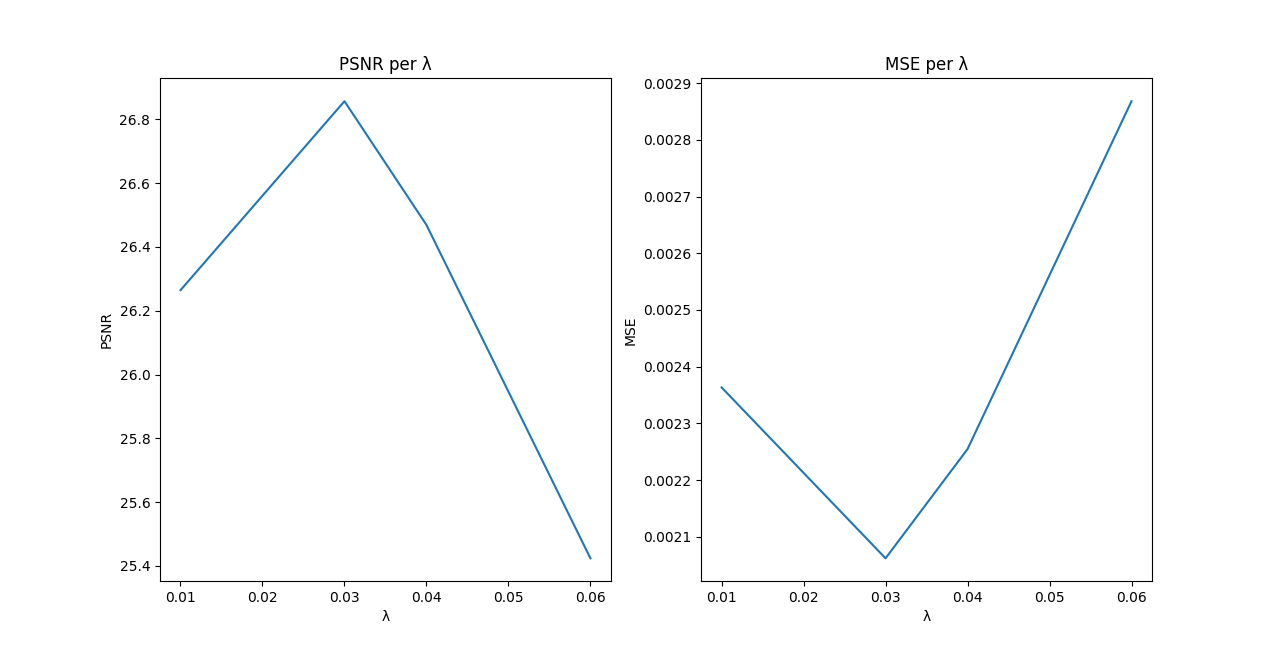

Source code (Python):
import cv2 as cv
import numpy as np
import matplotlib.pyplot as plt
from skimage import data, metrics
from scipy import signal
from numpy import fft
from utils import psf_fft, A, AT, gaussian_kernel

# Immagine in floating point con valori tra 0 e 1
X = data.camera() / 255
m, n = X.shape

# Genera il filtro di blur
k = gaussian_kernel(24, 3)
plt.imshow(k)
plt.show()

# Blur with openCV
X_blurred = cv.filter2D(X, -1, k)
plt.subplot(121).imshow(X, cmap='gray', vmin=0, vmax=1)
plt.title('Original')
plt.xticks([]), plt.yticks([])
plt.subplot(122).imshow(X_blurred, cmap='gray', vmin=0, vmax=1)
plt.title('Blurred with OpenCV')
plt.xticks([]), plt.yticks([])
plt.show()

# Blur with FFT
K = psf_fft(k, 24, X.shape)
plt.imshow(np.abs(K))
plt.show()

X_blurred = A(X, K)

# show X_blurred
plt.subplot(121).imshow(X, cmap='gray', vmin=0, vmax=1)
plt.title('Original')
plt.xticks([]), plt.yticks([])
plt.subplot(122).imshow(X_blurred, cmap='gray', vmin=0, vmax=1)
plt.title('Blurred with FFT')
plt.xticks([]), plt.yticks([])
plt.show()

# Genera il rumore
sigma = 0.02
np.random.seed(42)
noise = np.random.normal(size=X.shape) * sigma

# Aggiungi blur e rumore
y = X_blurred + noise
PSNR = metrics.peak_signal_noise_ratio(X, y)
ATy = AT(y, K)

# Visualizziamo i risultati
plt.figure(figsize=(30, 10))
plt.subplot(121).imshow(X, cmap='gray', vmin=0, vmax=1)
plt.title('Original')
plt.xticks([]), plt.yticks([])
plt.subplot(122).imshow(y, cmap='gray', vmin=0, vmax=1)
plt.title(f'Corrupted (PSNR: {PSNR:.2f})')
plt.xticks([]), plt.yticks([])
plt.show()

# Soluzione naive
from scipy.optimize import minimize

# Funzione da minimizzare
def f(x):
    x = x.reshape((m, n))
    Ax = A(x, K)
    return 0.5 * np.sum(np.square(Ax - y))

# Gradiente della funzione da minimizzare
def df(x):
    x = x.reshape((m, n))
    ATAx = AT(A(x,K),K)
    d = ATAx - ATy
    return d.reshape(m * n)

# Minimizzazione della funzione
x0 = y.reshape(m*n)
max_iter = 25
res = minimize(f, x0, method='CG', jac=df, options={'maxiter':max_iter, 'return_all':True})

# Per ogni iterazione calcola il PSNR rispetto all'originale
PSNR = np.zeros(max_iter + 1)
for k, x_k in enumerate(res.allvecs):
    PSNR[k] = metrics.peak_signal_noise_ratio(X, x_k.reshape(X.shape))

# Risultato della minimizzazione
X_res = res.x.reshape((m, n))

# PSNR dell'immagine corrotta rispetto all'oginale
starting_PSNR = np.full(PSNR.shape[0], metrics.peak_signal_noise_ratio(X, y))

# Visualizziamo i risultati
ax2 = plt.subplot(1, 2, 1)
ax2.plot(PSNR, label="Soluzione naive")
ax2.plot(starting_PSNR, label="Immagine corrotta")
plt.legend()
plt.title('PSNR per iterazione')
plt.ylabel("PSNR")
plt.xlabel('itr')
plt.subplot(1, 2,2).imshow(X_res, cmap='gray', vmin=0, vmax=1)
plt.title('Immagine Ricostruita')
plt.xticks([]), plt.yticks([])
plt.show()

# Regolarizzazione
# Funzione da minimizzare
def f(x, L):
    nsq = np.sum(np.square(x))
    x  = x.reshape((m, n))
    Ax = A(x, K)
    return 0.5 * np.sum(np.square(Ax - y)) + 0.5 * L * nsq

# Gradiente della funzione da minimizzare
def df(x, L):
    Lx = L * x
    x = x.reshape(m, n)
    ATAx = AT(A(x,K),K)
    d = ATAx - ATy
    return d.reshape(m * n) + Lx

x0 = y.reshape(m*n)
lambdas = [0.01,0.03,0.04, 0.06]
PSNRs = []
MSEs = []
images = []

# Ricostruzione per diversi valori del parametro di regolarizzazione
for i, L in enumerate(lambdas):
    # Esegui la minimizzazione con al massimo 50 iterazioni
    max_iter = 50
    res = minimize(f, x0, (L), method='CG', jac=df, options={'maxiter':max_iter})

    # Aggiungi la ricostruzione nella lista images
    X_curr = res.x.reshape(X.shape)
    images.append(X_curr)

    # Stampa il PSNR per il valore di lambda attuale
    PSNR = metrics.peak_signal_noise_ratio(X, X_curr)
    PSNRs.append(PSNR)

    # Stampa il MSE per il valore di lambda attuale
    MSE = metrics.mean_squared_error(X, X_curr)
    MSEs.append(MSE)
    print(f'PSNR: {PSNR:.2f} (\u03BB = {L:.2f})')
    
    

# Visualizziamo i risultati
# PSNR e MSE per i diversi valori di lambda
ax1 = plt.subplot(1, 2, 1)
ax1.plot(lambdas, PSNRs)
plt.title('PSNR per \u03BB')
plt.ylabel("PSNR")
plt.xlabel('\u03BB')
ax2 = plt.subplot(1, 2, 2)
ax2.plot(lambdas, MSEs)
plt.title('MSE per \u03BB')
plt.ylabel("MSE")
plt.xlabel('\u03BB')
plt.show()


plt.figure(figsize=(30, 10))

(nrows, ncols) = ((len(lambdas) + 2) // 3, (len(lambdas) + 2) // 2)

plt.subplot(nrows, ncols, 1).imshow(X, cmap='gray', vmin=0, vmax=1)
plt.title("Originale")
plt.xticks([]), plt.yticks([])
plt.subplot(nrows, ncols, 2).imshow(y, cmap='gray', vmin=0, vmax=1)
plt.title("Corrotta")
plt.xticks([]), plt.yticks([])


for i, L in enumerate(lambdas):
  plt.subplot(nrows, ncols, i + 3).imshow(images[i], cmap='gray', vmin=0, vmax=1)
  plt.title(f"Ricostruzione ($\lambda$ = {L:.2f})")
plt.show()
